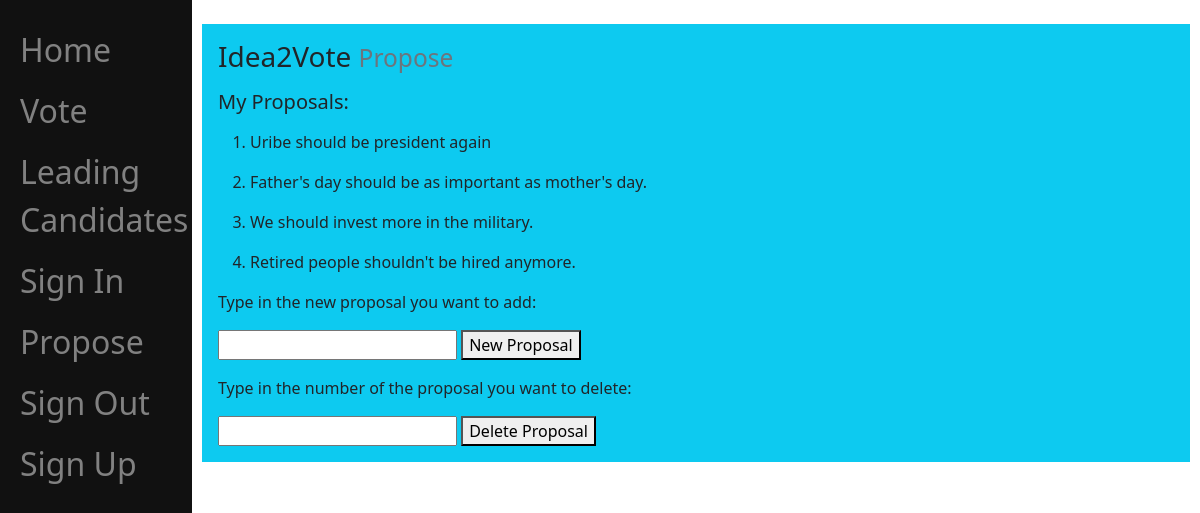
/propose/ (signed in), run on the app's committed database.
### main/models.py (models this page shows, shortened)
class Proposals(Model):
    user = ForeignKey(to=User, on_delete=CASCADE, related_name="proposals", null=True)
    text = CharField(max_length=400)
    votes = IntegerField()

### main/views.py (the view, shortened to what this page needs)
def propose(response):
    return render(response, "main/propose.html", {})

### main/templates/main/propose.html (shortened to what this page needs)
{% extends "main/index_auth.html" %}
{% block content %}
<h3>
    Idea2Vote
    <small class="text-muted">Propose</small>
</h3>
<h5>My Proposals:</h5>
<ol>{% for proposal in user.proposals.all %}
    <li><p>{{proposal.text}}</p></li>
{% endfor %}
</ol>
<form method="post" action="#">
    <p>Type in the new proposal you want to add:</p>
    <input type="text" name="create_proposal"> <button type="submit" name="btn_new_proposal" value="pressed" >New Proposal</button>
    <p>Type in the number of the proposal you want to delete:</p>
    <input type="text" name="delete_proposal"> <button type="submit" name="btn_delete" value="pressed" >Delete Proposal</button>
</form>
{% endblock %}

### data on the page
Proposals: text "Uribe should be president again"
Proposals: text "Father's day should be as important as mother's day."
Proposals: text "We should invest more in the military."
Proposals: text "Retired people shouldn't be hired anymore."
